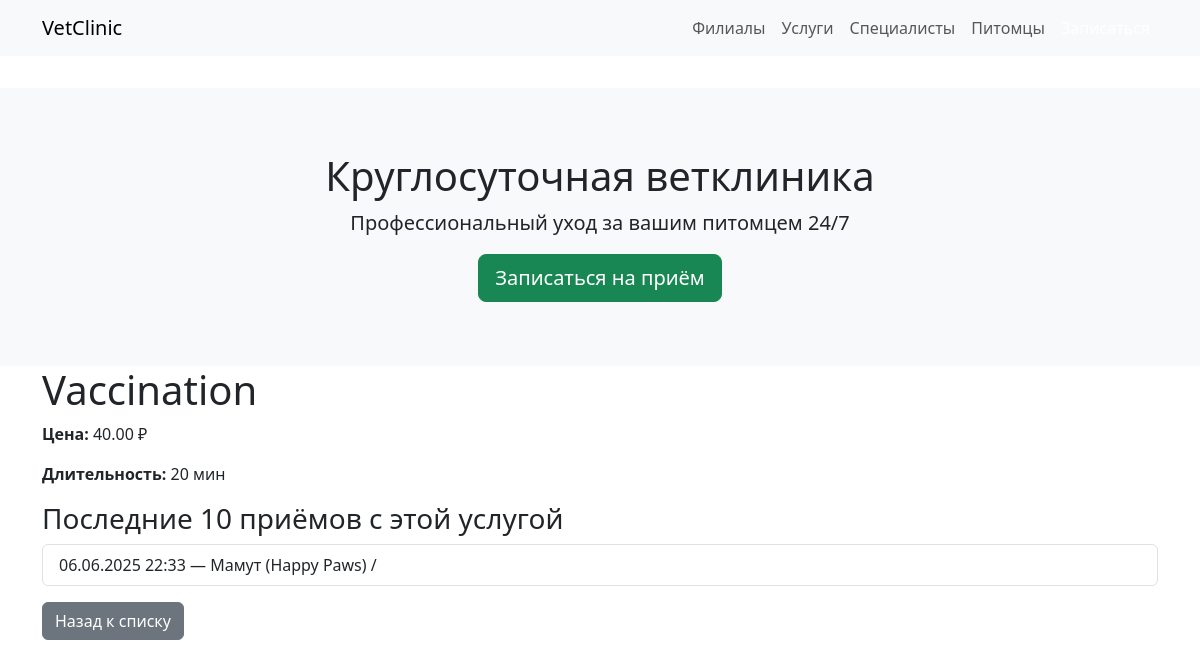
The app's page /services/1/, older data.
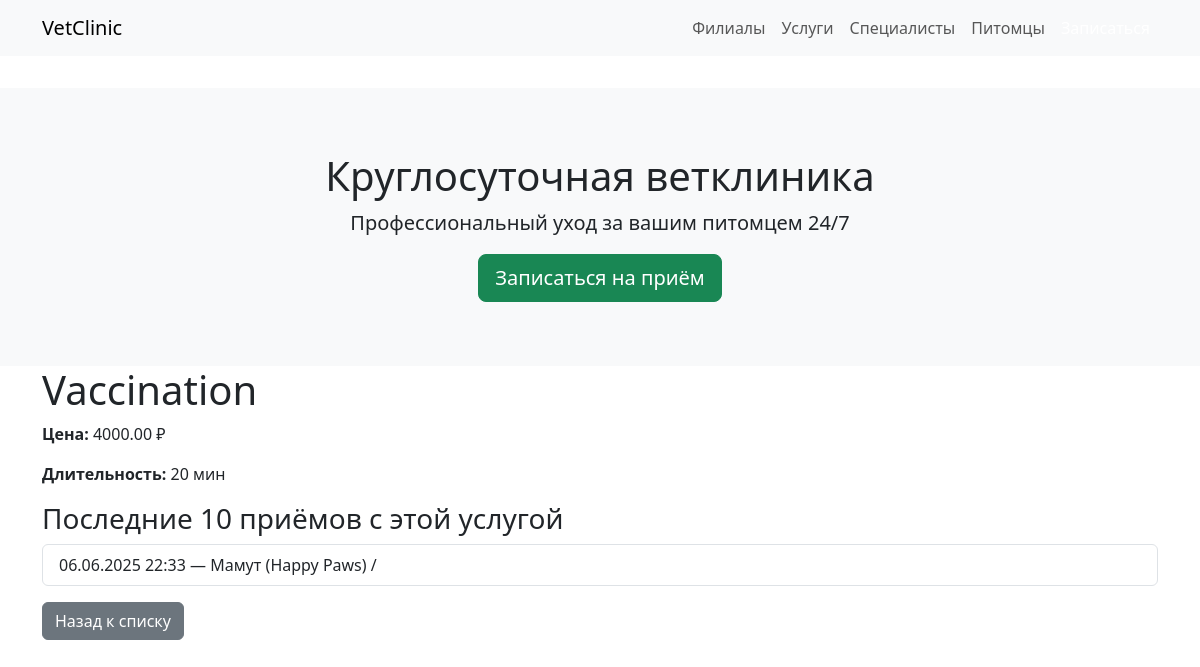
The same page, newer data.
### vetclinic/models.py (models this page shows, shortened)
class Service(models.Model):
    id = models.AutoField(primary_key=True, db_column="service_id")
    name = models.CharField(_("название"), max_length=150)
    description = models.TextField(_("описание"), blank=True)
    base_price = models.DecimalField(_("базовая цена"), max_digits=10, decimal_places=2)
    duration_minutes = models.PositiveIntegerField(_("длительность, мин"), null=True, blank=True)
    created_at = models.DateTimeField(_("создан"), default=timezone.now)
    updated_at = models.DateTimeField(_("обновлён"), auto_now=True)
    class Meta:
        db_table = "services"
        verbose_name = _("услуга")
        verbose_name_plural = _("услуги")

### vetclinic/views.py (the view)
# urls.py: path("services/<int:pk>/",      views.ServiceDetailView.as_view(), name="service_detail"),
class ServiceDetailView(DetailView):
    model = Service
    template_name = "vetclinic/service_detail.html"
    context_object_name = "service"
    def get_context_data(self, **kwargs):
        ctx = super().get_context_data(**kwargs)
        ctx["last_appointments"] = (
            Appointment.objects
            .select_related("pet", "clinic", "vet__user")
            .filter(service=self.object)
            .order_by("-start_time")[:10]
        )
        return ctx

### vetclinic/templates/vetclinic/service_detail.html (shortened to what this page needs)
{% extends 'vetclinic/base.html' %}
{% block content %}
<h1>{{ service.name }}</h1>
<p><strong>Цена:</strong> {{ service.base_price }} ₽</p>
<p><strong>Длительность:</strong> {{ service.duration_minutes }} мин</p>
<h3>Последние 10 приёмов с этой услугой</h3>
<ul class="list-group mb-3">
  {% for a in last_appointments %}
    <li class="list-group-item">
      {{ a.start_time|date:"d.m.Y H:i" }} —
      {{ a.pet.name }} ({{ a.clinic.name }}) /
    </li>
  {% empty %}
    <li class="list-group-item text-muted">Пока нет приёмов.</li>
  {% endfor %}
</ul>
<a class="btn btn-secondary" href="{% url 'vetclinic:service_list' %}">Назад к списку</a>
{% endblock %}

Row changes from the older to the newer data that the page shows:
changed Service "Vaccination": base_price "40.00" → "4000.00"
